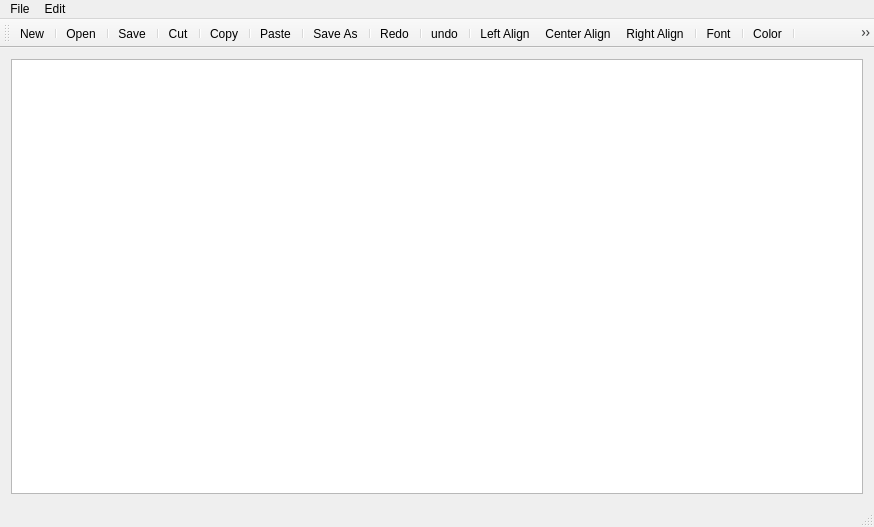
<?xml version="1.0" encoding="UTF-8"?>
<ui version="4.0">
 <class>MainWindow</class>
 <widget class="QMainWindow" name="MainWindow">
  <property name="geometry">
   <rect>
    <x>0</x>
    <y>0</y>
    <width>874</width>
    <height>527</height>
   </rect>
  </property>
  <property name="windowTitle">
   <string>MainWindow</string>
  </property>
  <widget class="QWidget" name="centralWidget">
   <layout class="QHBoxLayout" name="horizontalLayout">
    <item>
     <widget class="QTextEdit" name="textE"/>
    </item>
   </layout>
  </widget>
  <widget class="QMenuBar" name="menuBar">
   <property name="geometry">
    <rect>
     <x>0</x>
     <y>0</y>
     <width>874</width>
     <height>21</height>
    </rect>
   </property>
   <widget class="QMenu" name="menuFile">
    <property name="title">
     <string>File</string>
    </property>
    <addaction name="actionNew"/>
    <addaction name="separator"/>
    <addaction name="actionOpen"/>
    <addaction name="separator"/>
    <addaction name="separator"/>
    <addaction name="actionSave"/>
   </widget>
   <widget class="QMenu" name="menuEdit">
    <property name="title">
     <string>Edit</string>
    </property>
    <addaction name="actionCut"/>
    <addaction name="actionCopy"/>
    <addaction name="separator"/>
    <addaction name="actionPsate"/>
    <addaction name="actionRedo"/>
    <addaction name="separator"/>
   </widget>
   <addaction name="menuFile"/>
   <addaction name="menuEdit"/>
  </widget>
  <widget class="QStatusBar" name="statusBar"/>
  <widget class="QToolBar" name="mainToolBar">
   <property name="styleSheet">
    <string notr="true">

QToolBar 
{
	background-color: 	Medium gray;
	spacing: 3px;
	padding: 4px;
   border-style: outset;
    border-width:5px;
    border-color: Red;
  gradient: Gradient {
                GradientStop { position: 0 ; color: &quot;#fff&quot; }
                GradientStop { position: 1 ; color: &quot;#eee&quot; }
            }
} 

</string>
   </property>
   <attribute name="toolBarArea">
    <enum>TopToolBarArea</enum>
   </attribute>
   <attribute name="toolBarBreak">
    <bool>false</bool>
   </attribute>
   <addaction name="actionNew"/>
   <addaction name="separator"/>
   <addaction name="actionOpen"/>
   <addaction name="separator"/>
   <addaction name="actionSave"/>
   <addaction name="separator"/>
   <addaction name="actionCut"/>
   <addaction name="separator"/>
   <addaction name="actionCopy"/>
   <addaction name="separator"/>
   <addaction name="actionPsate"/>
   <addaction name="separator"/>
   <addaction name="actionSave_As"/>
   <addaction name="separator"/>
   <addaction name="actionRedo"/>
   <addaction name="separator"/>
   <addaction name="actionundo"/>
   <addaction name="separator"/>
   <addaction name="actionLeft_Allign"/>
   <addaction name="actionCenter_Allign"/>
   <addaction name="actionRight_Allign"/>
   <addaction name="separator"/>
   <addaction name="actionFont"/>
   <addaction name="separator"/>
   <addaction name="actionColor"/>
   <addaction name="separator"/>
   <addaction name="actionBackground_Color"/>
   <addaction name="separator"/>
   <addaction name="actionWindow_Color"/>
   <addaction name="separator"/>
   <addaction name="actionPrint"/>
   <addaction name="separator"/>
   <addaction name="actionabout"/>
   <addaction name="actionNumbering"/>
   <addaction name="separator"/>
   <addaction name="actionBullets"/>
   <addaction name="actionimage"/>
  </widget>
  <action name="actionNew">
   <property name="icon">
    <iconset resource="resn.qrc">
     <normaloff>:/new/prefix1/new icom/nnew.png</normaloff>:/new/prefix1/new icom/nnew.png</iconset>
   </property>
   <property name="text">
    <string>New</string>
   </property>
   <property name="toolTip">
    <string>New</string>
   </property>
   <property name="shortcut">
    <string>N</string>
   </property>
  </action>
  <action name="actionOpen">
   <property name="icon">
    <iconset resource="resn.qrc">
     <normaloff>:/new/prefix1/new icom/nopen.png</normaloff>:/new/prefix1/new icom/nopen.png</iconset>
   </property>
   <property name="text">
    <string>Open</string>
   </property>
  </action>
  <action name="actionSave">
   <property name="icon">
    <iconset resource="resn.qrc">
     <normaloff>:/new/prefix1/new icom/nsave.png</normaloff>:/new/prefix1/new icom/nsave.png</iconset>
   </property>
   <property name="text">
    <string>Save</string>
   </property>
  </action>
  <action name="actionCut">
   <property name="icon">
    <iconset resource="resn.qrc">
     <normaloff>:/new/prefix1/new icom/ncut.png</normaloff>:/new/prefix1/new icom/ncut.png</iconset>
   </property>
   <property name="text">
    <string>Cut</string>
   </property>
  </action>
  <action name="actionCopy">
   <property name="icon">
    <iconset resource="resn.qrc">
     <normaloff>:/new/prefix1/new icom/ncopy.png</normaloff>:/new/prefix1/new icom/ncopy.png</iconset>
   </property>
   <property name="text">
    <string>Copy</string>
   </property>
  </action>
  <action name="actionPsate">
   <property name="icon">
    <iconset resource="resn.qrc">
     <normaloff>:/new/prefix1/new icom/npaste.png</normaloff>:/new/prefix1/new icom/npaste.png</iconset>
   </property>
   <property name="text">
    <string>Paste</string>
   </property>
   <property name="toolTip">
    <string>Paste</string>
   </property>
  </action>
  <action name="actionRedo">
   <property name="icon">
    <iconset resource="resn.qrc">
     <normaloff>:/new/prefix1/new icom/nredo.png</normaloff>:/new/prefix1/new icom/nredo.png</iconset>
   </property>
   <property name="text">
    <string>Redo</string>
   </property>
  </action>
  <action name="actionSave_As">
   <property name="icon">
    <iconset resource="resn.qrc">
     <normaloff>:/new/prefix1/new icom/nsaveas.png</normaloff>:/new/prefix1/new icom/nsaveas.png</iconset>
   </property>
   <property name="text">
    <string>Save As</string>
   </property>
  </action>
  <action name="actionundo">
   <property name="icon">
    <iconset resource="resn.qrc">
     <normaloff>:/new/prefix1/new icom/nundo.png</normaloff>:/new/prefix1/new icom/nundo.png</iconset>
   </property>
   <property name="text">
    <string>undo</string>
   </property>
  </action>
  <action name="actionabout">
   <property name="icon">
    <iconset resource="resn.qrc">
     <normaloff>:/new/prefix1/new icom/nifo.png</normaloff>:/new/prefix1/new icom/nifo.png</iconset>
   </property>
   <property name="text">
    <string>about</string>
   </property>
  </action>
  <action name="actionFont">
   <property name="icon">
    <iconset resource="resn.qrc">
     <normaloff>:/new/prefix1/new icom/nfont.png</normaloff>:/new/prefix1/new icom/nfont.png</iconset>
   </property>
   <property name="text">
    <string>Font</string>
   </property>
  </action>
  <action name="actionColor">
   <property name="icon">
    <iconset resource="resn.qrc">
     <normaloff>:/new/prefix1/new icom/nfontcolor.png</normaloff>:/new/prefix1/new icom/nfontcolor.png</iconset>
   </property>
   <property name="text">
    <string>Color</string>
   </property>
  </action>
  <action name="actionBackground_Color">
   <property name="icon">
    <iconset resource="resn.qrc">
     <normaloff>:/new/prefix1/new icom/nbc.png</normaloff>:/new/prefix1/new icom/nbc.png</iconset>
   </property>
   <property name="text">
    <string>Background Color</string>
   </property>
  </action>
  <action name="actionWindow_Color">
   <property name="icon">
    <iconset resource="resn.qrc">
     <normaloff>:/new/prefix1/new icom/wc.png</normaloff>:/new/prefix1/new icom/wc.png</iconset>
   </property>
   <property name="text">
    <string>Window Color</string>
   </property>
  </action>
  <action name="actionPrint">
   <property name="icon">
    <iconset resource="resn.qrc">
     <normaloff>:/new/prefix1/new icom/nprint.png</normaloff>:/new/prefix1/new icom/nprint.png</iconset>
   </property>
   <property name="text">
    <string>Print</string>
   </property>
   <property name="shortcutContext">
    <enum>Qt::ApplicationShortcut</enum>
   </property>
   <property name="menuRole">
    <enum>QAction::TextHeuristicRole</enum>
   </property>
   <property name="shortcutVisibleInContextMenu">
    <bool>true</bool>
   </property>
  </action>
  <action name="actionLeft_Allign">
   <property name="icon">
    <iconset resource="resn.qrc">
     <normaloff>:/new/prefix1/new icom/nleftall.png</normaloff>:/new/prefix1/new icom/nleftall.png</iconset>
   </property>
   <property name="text">
    <string>Left Align</string>
   </property>
   <property name="toolTip">
    <string>Left Align</string>
   </property>
  </action>
  <action name="actionCenter_Allign">
   <property name="icon">
    <iconset resource="resn.qrc">
     <normaloff>:/new/prefix1/new icom/nallcenter.png</normaloff>:/new/prefix1/new icom/nallcenter.png</iconset>
   </property>
   <property name="text">
    <string>Center Align </string>
   </property>
   <property name="toolTip">
    <string>Center Align </string>
   </property>
  </action>
  <action name="actionRight_Allign">
   <property name="icon">
    <iconset resource="resn.qrc">
     <normaloff>:/new/prefix1/new icom/nallrigth.png</normaloff>:/new/prefix1/new icom/nallrigth.png</iconset>
   </property>
   <property name="text">
    <string>Right Align</string>
   </property>
   <property name="toolTip">
    <string>Right Align</string>
   </property>
  </action>
  <action name="actionNumbering">
   <property name="icon">
    <iconset resource="resn.qrc">
     <normaloff>:/new/prefix1/new icom/nbullets.png</normaloff>:/new/prefix1/new icom/nbullets.png</iconset>
   </property>
   <property name="text">
    <string>Numbering</string>
   </property>
   <property name="toolTip">
    <string>Numbering</string>
   </property>
  </action>
  <action name="actionBullets">
   <property name="icon">
    <iconset resource="resn.qrc">
     <normaloff>:/new/prefix1/new icom/nbullets.png</normaloff>:/new/prefix1/new icom/nbullets.png</iconset>
   </property>
   <property name="text">
    <string>Bullets</string>
   </property>
   <property name="toolTip">
    <string>Bullets</string>
   </property>
  </action>
  <action name="actionimage">
   <property name="icon">
    <iconset resource="resn.qrc">
     <normaloff>:/new/prefix1/new icom/nimg.png</normaloff>:/new/prefix1/new icom/nimg.png</iconset>
   </property>
   <property name="text">
    <string>image</string>
   </property>
   <property name="toolTip">
    <string>image</string>
   </property>
  </action>
 </widget>
 <layoutdefault spacing="6" margin="11"/>
 <resources>
  <include location="resn.qrc"/>
 </resources>
 <connections/>
</ui>
